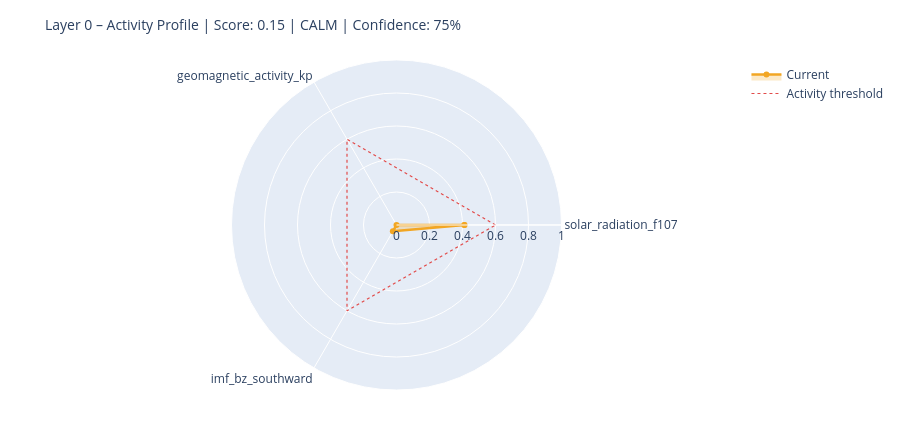

The cell this chart's notebook holds for it:
### Markdown cell above
---
## 6. State Assessment & Handoff to Layer 1

### Code cell
# ============================================================
# STEP 1 – Collect raw values with source modes
# Mode: 'primary' | 'fallback_3h' | 'last_valid' | 'missing'
# ============================================================

def safe_last(df, col):
    if df is None or col not in df.columns: return None
    s = df[col].dropna()
    return float(s.iloc[-1]) if not s.empty else None

f107_now = safe_last(df_f107, 'f10.7')
bz_now   = safe_last(df_mag,  'bz_gsm')
kp_now   = safe_last(df_kp,   'kp')
sw_now   = safe_last(df_sw,   'speed')

source_modes = {
    'F10.7':    'primary'  if f107_now is not None else 'missing',
    'Kp':       'primary'  if kp_now   is not None else 'missing',
    'IMF_Bz':   'primary'  if bz_now   is not None else 'missing',
    'SW_speed': 'primary'  if sw_now   is not None else 'missing',
}

# Kp Fallback – 3h endpoint
if kp_now is None:
    try:
        r = requests.get(
            'https://services.swpc.noaa.gov/json/noaa-planetary-k-index.json',
            timeout=10)
        r.raise_for_status()
        fb = pd.DataFrame(r.json())
        tc = next((c for c in fb.columns if 'time' in c.lower()), fb.columns[0])
        kc = next((c for c in fb.columns if 'kp' in c.lower() and c != tc), None)
        if kc:
            fb[kc] = fb[kc].astype(str).str.extract(r'([0-9]+(?:\.[0-9]*)?)')[0]
            fb[kc] = pd.to_numeric(fb[kc], errors='coerce')
            fb = fb[fb[kc] >= 0].dropna(subset=[kc])
            if not fb.empty:
                kp_now = float(fb[kc].iloc[-1])
                source_modes['Kp'] = 'fallback_3h'
                print(f'  Kp fallback (3h): {kp_now:.1f}')
    except Exception as e:
        print(f'  Kp fallback failed: {e}')

# Solar Wind Fallback – last valid value
if sw_now is None and df_sw is not None and 'speed' in df_sw.columns:
    s = df_sw['speed'].dropna()
    if not s.empty:
        sw_now = float(s.iloc[-1])
        source_modes['SW_speed'] = 'last_valid'
        print(f'  SW fallback (last_valid): {sw_now:.0f} km/s')

print()
print('Source modes:', source_modes)

# ============================================================
# STEP 2 – Score from available components only
# ============================================================

def norm(v, lo, hi):
    if v is None: return None
    return max(0.0, min(1.0, (v - lo) / (hi - lo)))

COMPONENTS = {
    'solar_radiation_f107':    (f107_now, norm(f107_now, 60, 250)),
    'geomagnetic_activity_kp': (kp_now,   norm(kp_now,   0,   9)),
    'imf_bz_southward':        (bz_now,   norm(-(bz_now or 0) if bz_now else None, -5, 30)
                                           if bz_now is not None else None),
    'solar_wind_speed':        (sw_now,   norm(sw_now, 300, 800)),
}

available   = {k: v[1] for k, v in COMPONENTS.items() if v[1] is not None}
unavailable = [k for k, v in COMPONENTS.items() if v[1] is None]

layer0_score = round(sum(available.values()) / len(available), 4) if available else None
confidence   = round(len(available) / len(COMPONENTS), 2)

level = ('unknown'  if layer0_score is None
         else 'calm'     if layer0_score < 0.3
         else 'moderate' if layer0_score < 0.6
         else 'active')

# ============================================================
# STEP 3 – Dominant Driver
# ============================================================

def dominant_driver(kp, f107, bz, sw):
    candidates = []
    if kp   is not None and kp   >= 4:   candidates.append(('geomagnetic',    kp / 9))
    if sw   is not None and sw   >= 500:  candidates.append(('solar_wind',     sw / 800))
    if bz   is not None and bz   <= -5:   candidates.append(('imf_southward',  abs(bz) / 30))
    if f107 is not None and f107 >= 150:  candidates.append(('solar_radiation',f107 / 250))
    return max(candidates, key=lambda x: x[1])[0] if candidates else 'none'

driver = dominant_driver(kp_now, f107_now, bz_now, sw_now)

# ============================================================
# STEP 4 – Downstream expectations
# ============================================================

def downstream_expectation(driver, score, kp, bz, f107):
    exp = {
        'magnetosphere':        'calm',
        'ionosphere':           'calm',
        'schumann_resonance':   'unchanged',
        'lithosphere_currents': 'low',
    }
    if driver == 'geomagnetic' or (kp and kp >= 5):
        exp['magnetosphere']        = 'compressed / storm'
        exp['ionosphere']           = 'elevated disturbance (TEC variability)'
        exp['schumann_resonance']   = 'elevated amplitude possible'
        exp['lithosphere_currents'] = 'elevated induction currents'
    elif driver == 'imf_southward' or (bz and bz <= -5):
        exp['magnetosphere']        = 'energy coupling active'
        exp['ionosphere']           = 'elevated electron density possible'
        exp['schumann_resonance']   = 'slight modulation possible'
    elif driver == 'solar_radiation' or (f107 and f107 >= 150):
        exp['ionosphere']           = 'elevated ionization (F-layer)'
        exp['schumann_resonance']   = 'slightly elevated background activity'
    return exp

downstream = downstream_expectation(driver, layer0_score, kp_now, bz_now, f107_now)

# ============================================================
# CONSOLE OUTPUT
# ============================================================

W = 58
print('=' * W)
print('LAYER 0 – STATE ASSESSMENT')
print('=' * W)
for name, (raw_v, score_v) in COMPONENTS.items():
    if score_v is not None:
        bar = '█' * int(score_v * 20) + '░' * (20 - int(score_v * 20))
        print(f'  {name:<35}  {bar}  {score_v:.2f}')
    else:
        print(f'  {name:<35}  {"─" * 20}  n/a')
print('-' * W)
print(f'  Score ({len(available)}/{len(COMPONENTS)} components):  {layer0_score:.3f}')
print(f'  Confidence:         {confidence:.0%}')
print(f'  Level:              {level.upper()}')
print(f'  Dominant Driver:    {driver}')

# Radar chart
cats = list(available.keys())
vals = list(available.values())
if len(cats) >= 3:
    fig = go.Figure()
    fig.add_trace(go.Scatterpolar(
        r=vals + [vals[0]], theta=cats + [cats[0]],
        fill='toself', fillcolor='rgba(242,166,35,0.25)',
        line=dict(color='#F2A623', width=2.5), name='Current'
    ))
    fig.add_trace(go.Scatterpolar(
        r=[0.6] * (len(cats) + 1), theta=cats + [cats[0]],
        line=dict(color='#E24B4A', dash='dot', width=1.2),
        mode='lines', name='Activity threshold'
    ))
    fig.update_layout(
        title=dict(text=f'Layer 0 – Activity Profile | Score: {layer0_score:.2f} | {level.upper()} | Confidence: {confidence:.0%}',
                   font=dict(size=14)),
        polar=dict(radialaxis=dict(visible=True, range=[0, 1])),
        height=430, showlegend=True,
        margin=dict(l=60, r=60, t=60, b=40)
    )
    fig.show()

### Figure 1 — Plotly figure (JSON) as saved in the notebook; plotly's stock layout.template omitted (floating-point values rounded to 4 significant figures)
{"data": [{"fill": "toself", "fillcolor": "rgba(242,166,35,0.25)", "line": {"color": "#F2A623", "width": 2.5}, "name": "Current", "r": [0.4116, 0.0, 0.044, 0.4116], "theta": ["solar_radiation_f107", "geomagnetic_activity_kp", "imf_bz_southward", "solar_radiation_f107"], "type": "scatterpolar"}, {"line": {"color": "#E24B4A", "dash": "dot", "width": 1.2}, "mode": "lines", "name": "Activity threshold", "r": [0.6, 0.6, 0.6, 0.6], "theta": ["solar_radiation_f107", "geomagnetic_activity_kp", "imf_bz_southward", "solar_radiation_f107"], "type": "scatterpolar"}], "layout": {"height": 430, "margin": {"b": 40, "l": 60, "r": 60, "t": 60}, "polar": {"radialaxis": {"range": [0, 1], "visible": true}}, "showlegend": true, "title": {"font": {"size": 14}, "text": "Layer 0 – Activity Profile | Score: 0.15 | CALM | Confidence: 75%"}}}
